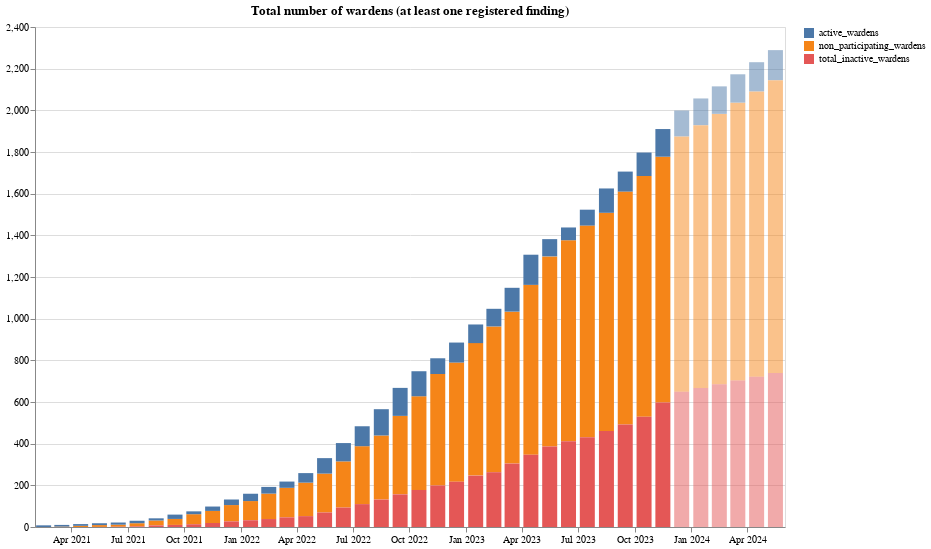

Notebook code for this chart:
### Code cell
alt.Chart(
    plt_data.reset_index(),
    width=750,
    height=500,
    title="Total number of wardens (at least one registered finding)"
).transform_fold(
    ['non_participating_wardens', 'total_inactive_wardens', 'active_wardens'],
    as_=['column', 'value']
).transform_calculate(
    percent='datum.value / datum.total_wardens'
).mark_bar(
    size=15
).encode(
    x=alt.X('yearmonth(end_time):T', axis=alt.Axis(title="", grid=False)),
    y=alt.Y('mean(value):Q', axis=alt.Axis(title="")),
    tooltip=['yearmonth(end_time):T', 'mean(value):Q', alt.Tooltip('mean(percent):Q', format=".0%"), 'column:N', 'predicted:O'],
    color=alt.Color('column:N', title=""),
    # Had to see debug info to figure out the right datum -> https://stackoverflow.com/a/65851500
    opacity=alt.condition(f'toDate(datum.yearmonth_end_time) < toDate("{last_date}")', alt.value(1), alt.value(0.5))
).interactive()

### Figure 1 — Vega-Lite specification as saved in the notebook (floating-point values rounded to 4 significant figures; data arrays with more than 128 entries replaced by an {"elided": "..."} marker saying what was removed)
{"config": {"view": {"continuousWidth": 300, "continuousHeight": 300}}, "data": {"name": "data-a2f971ef08952a68603e39b3feda565e"}, "mark": {"type": "bar", "size": 15}, "encoding": {"color": {"field": "column", "title": "", "type": "nominal"}, "opacity": {"condition": {"test": "toDate(datum.yearmonth_end_time) < toDate(\"2023-11-17 00:00:00\")", "value": 1}, "value": 0.5}, "tooltip": [{"field": "end_time", "timeUnit": "yearmonth", "type": "temporal"}, {"aggregate": "mean", "field": "value", "type": "quantitative"}, {"aggregate": "mean", "field": "percent", "format": ".0%", "type": "quantitative"}, {"field": "column", "type": "nominal"}, {"field": "predicted", "type": "ordinal"}], "x": {"axis": {"grid": false, "title": ""}, "field": "end_time", "timeUnit": "yearmonth", "type": "temporal"}, "y": {"aggregate": "mean", "axis": {"title": ""}, "field": "value", "type": "quantitative"}}, "height": 500, "params": [{"name": "param_1", "select": {"type": "interval", "encodings": ["x", "y"]}, "bind": "scales"}], "title": "Total number of wardens (at least one registered finding)", "transform": [{"fold": ["non_participating_wardens", "total_inactive_wardens", "active_wardens"], "as": ["column", "value"]}, {"calculate": "datum.value / datum.total_wardens", "as": "percent"}], "width": 750, "$schema": "https://vega.github.io/schema/vega-lite/v5.16.3.json", "datasets": {"data-a2f971ef08952a68603e39b3feda565e": {"elided": "222 records"}}}
